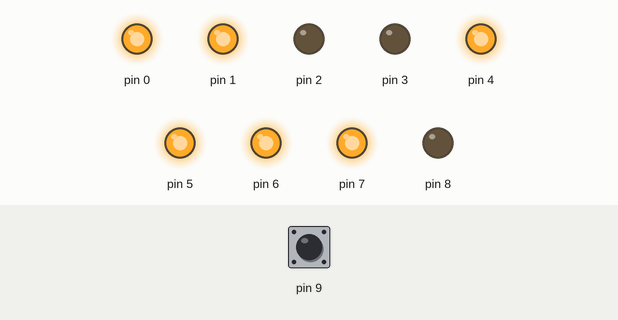
Recording of a sketch running on a simulated Arduino Uno, built with avr-gcc and run on an emulated ATmega328P. Shown: output pins drawn as LEDs (lit = HIGH). The inputs (shaded band) are chosen by the test bench; at power-on: pin 9 HIGH.

Above: at 0.1 s.
Timing chart, 0 to 1.6 s (numbered marks = the images above):
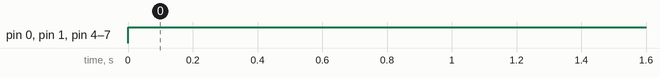

The sketch:

numarator_piese1.ino
```cpp
#include <avr/interrupt.h>
#define pA 0
#define pB 1
#define pC 4
#define pD 5
#define pE 6
#define pF 7
#define pG 0

int counter=0;

ISR(INT0_vect)
{
  SREG &=~(1<<SREG_I);

  counter++;


  SREG |=1<<SREG_I;
}

ISR(INT1_vect)
{
  SREG &=~(1<<SREG_I);

  counter--;

  SREG |=1<<SREG_I;
}

void setup()
{
  DDRD=B11111111;
  //DDRD=(1<<pA)|(1<<pB)|(1<<pC)|(1<<pD)|(1<<pE)|(1<<pF);
  DDRB=(1<<pG);
  //PORTD=(1<<pA)|(1<<pB)|(1<<pC)|(1<<pD)|(1<<pE)|(1<<pF);


  //interrupt
  SREG |=(1<<SREG_I);


EICRA |=(1<<ISC11)|(1<<ISC10)|(1<<ISC01)|(1<<ISC00);
EIMSK |=(1<<INT1)|(1<<INT0);
EIFR |=(0<<INTF1)|(0<<INTF0);
PCICR |=(0<<PCIE2)|(0<<PCIE1)|(0<<PCIE0);

}

const char a[10]=
{
1,0,1,1,0,1,1,1,1,1
};
const char b[10]=
{
1,1,1,1,1,0,0,1,1,1
};
const char c[10]=
{
1,1,0,1,1,1,1,1,1,1
};
const char d[10]=
{
1,0,1,1,0,1,1,0,1,1
};
const char e[10]=
{
1,0,1,0,0,0,1,0,1,0
};
const char f[10]=
{
1,0,0,0,1,1,1,0,1,1
};
const char g[10]=
{
0,0,1,1,1,1,1,0,1,1
};


void loop()
{
  if (counter>9){counter=9;}
  if (counter<0){counter=0;}
  PORTD=(a[counter]<<pA)|(b[counter]<<pB)|(c[counter]<<pC)
    |(d[counter]<<pD)|(e[counter]<<pE)|(f[counter]<<pF);
  PORTB=(g[counter]<<pG);

  if((PINB&(1<<PIN1))==0)
  {
    while((PINB&(1<<PIN1))==0)
    {}
    counter=0;
  }

}
```

Measured:
- by itself, pin 0, pin 1, pin 4–7: LOW → HIGH at 0.00 s
